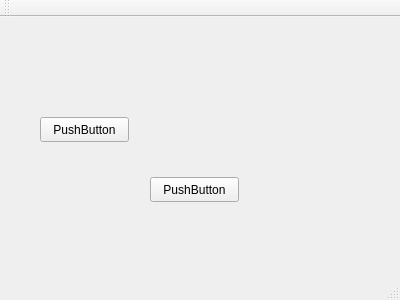
<?xml version="1.0" encoding="UTF-8"?>
<ui version="4.0">
 <class>MainWindow</class>
 <widget class="QMainWindow" name="MainWindow">
  <property name="geometry">
   <rect>
    <x>0</x>
    <y>0</y>
    <width>400</width>
    <height>300</height>
   </rect>
  </property>
  <property name="windowTitle">
   <string>MainWindow</string>
  </property>
  <widget class="QWidget" name="centralWidget">
   <widget class="QPushButton" name="pushButton">
    <property name="geometry">
     <rect>
      <x>40</x>
      <y>100</y>
      <width>89</width>
      <height>25</height>
     </rect>
    </property>
    <property name="text">
     <string>PushButton</string>
    </property>
   </widget>
   <widget class="QPushButton" name="pushButton_2">
    <property name="geometry">
     <rect>
      <x>150</x>
      <y>160</y>
      <width>89</width>
      <height>25</height>
     </rect>
    </property>
    <property name="text">
     <string>PushButton</string>
    </property>
   </widget>
  </widget>
  <widget class="QMenuBar" name="menuBar">
   <property name="geometry">
    <rect>
     <x>0</x>
     <y>0</y>
     <width>400</width>
     <height>22</height>
    </rect>
   </property>
  </widget>
  <widget class="QToolBar" name="mainToolBar">
   <attribute name="toolBarArea">
    <enum>TopToolBarArea</enum>
   </attribute>
   <attribute name="toolBarBreak">
    <bool>false</bool>
   </attribute>
  </widget>
  <widget class="QStatusBar" name="statusBar"/>
 </widget>
 <layoutdefault spacing="6" margin="11"/>
 <resources/>
 <connections/>
</ui>
